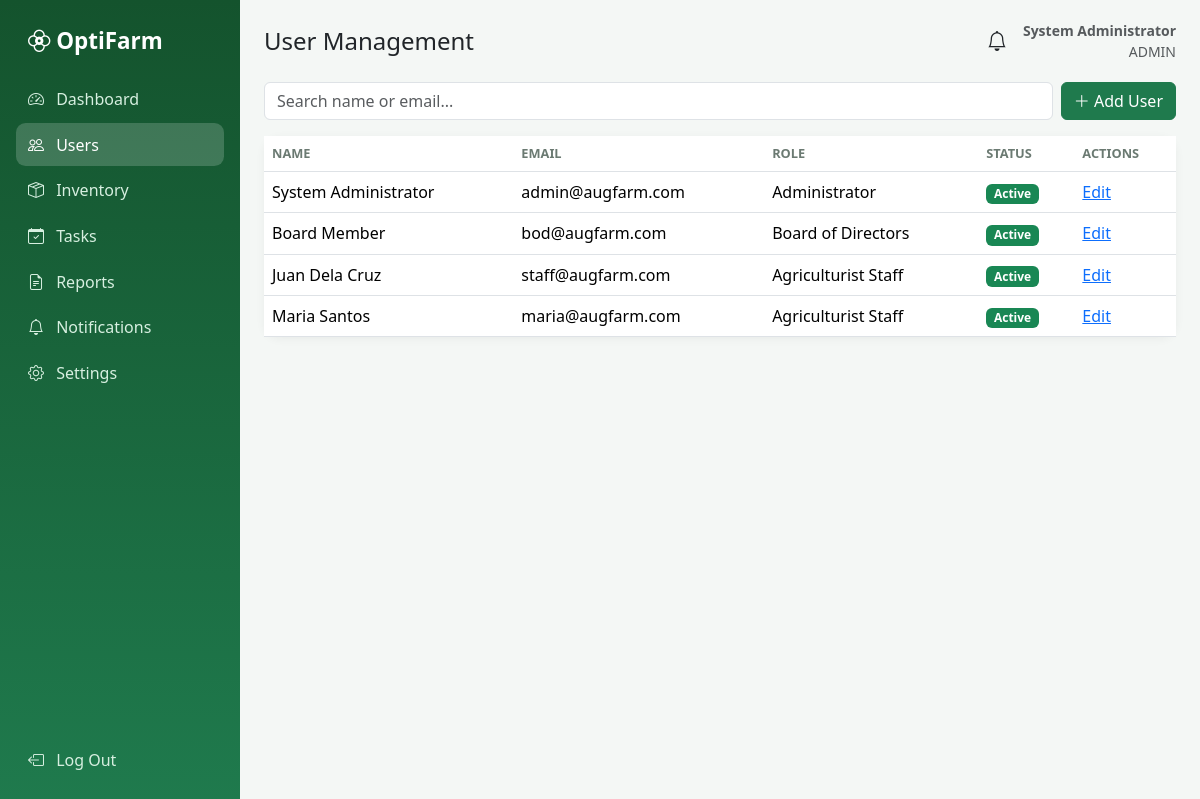
The page /admin/users.php (signed in) on the database its author committed.
### tables this page shows
CREATE TABLE users(id INT AUTO_INCREMENT PRIMARY KEY,name VARCHAR(100),email VARCHAR(120) UNIQUE,password VARCHAR(255),role ENUM('admin','bod','staff'),status ENUM('Active','Inactive') DEFAULT 'Active',created_at TIMESTAMP DEFAULT CURRENT_TIMESTAMP);

### admin/users.php (the view, shortened to what this page needs)
<?php require __DIR__.'/../inc/auth.php'; require __DIR__.'/../inc/layout.php'; need_role('admin');
$s=trim($_GET['s']??''); $list=rows("SELECT * FROM users WHERE name LIKE ? OR email LIKE ? ORDER BY id",["%$s%","%$s%"]);
$roles=['admin'=>'Administrator','staff'=>'Agriculturist Staff','bod'=>'Board of Directors'];
function userform($mode,$roles){ ?>
<?php }
top('User Management'); ?>
<div class="d-flex gap-2 mb-3"><form class="flex-grow-1"><input name="s" value="<?=e($s)?>" class="form-control" placeholder="Search name or email..."></form>
<button class="btn btn-primary" data-bs-toggle="modal" data-bs-target="#addM"><i class="bi bi-plus-lg"></i> Add User</button></div>
<div class="card"><div class="table-responsive"><table class="table align-middle mb-0"><thead><tr><th>Name</th><th>Email</th><th>Role</th><th>Status</th><th>Actions</th></tr></thead><tbody>
<?php foreach($list as $u):?><tr><td><?=e($u['name'])?></td><td><?=e($u['email'])?></td><td><?=e($roles[$u['role']])?></td><td><?=badge($u['status'])?></td>
<td><a href="#" class="edit" data-bs-toggle="modal" data-bs-target="#editM" data-u='<?=e(json_encode($u))?>'>Edit</a></td></tr><?php endforeach;?></tbody></table></div></div>
<?php $page_js='<script>document.querySelectorAll(".edit").forEach(a=>a.onclick=()=>{const u=JSON.parse(a.dataset.u);["id","name","email","role","status"].forEach(k=>document.getElementById("edit_"+k).value=u[k])})</script>'; bottom();

### inc/layout.php (shortened to what this page needs)
<?php
function top($title){
  $u=$_SESSION['user']; $b=BASE_URL;
  $menus=[
   'admin'=>[['Dashboard','admin/dashboard.php','bi-speedometer2'],['Users','admin/users.php','bi-people'],['Inventory','admin/inventory.php','bi-box-seam'],['Tasks','admin/tasks.php','bi-calendar-check'],['Reports','admin/reports.php','bi-file-earmark-text'],['Notifications','notifications.php','bi-bell'],['Settings','settings.php','bi-gear']],
   'bod'=>[['Executive Dashboard','bod/dashboard.php','bi-graph-up-arrow'],['Inventory Status','bod/inventory.php','bi-box-seam'],['Tasks','bod/tasks.php','bi-calendar-check'],['Analytics Insights','bod/analytics.php','bi-lightbulb'],['Notifications','notifications.php','bi-bell'],['Settings','settings.php','bi-gear']],
   'staff'=>[['Dashboard','staff/dashboard.php','bi-speedometer2'],['My Tasks','staff/tasks.php','bi-calendar-check'],['Field Reports','staff/reports.php','bi-clipboard-data'],['Notifications','notifications.php','bi-bell'],['Settings','settings.php','bi-gear']]];
  echo '<!doctype html><html lang="en"><head><meta charset="utf-8"><meta name="viewport" content="width=device-width,initial-scale=1">
  <title>'.e($title).' | OptiFarm</title>
  <link href="https://cdn.jsdelivr.net/npm/bootstrap@5.3.3/dist/css/bootstrap.min.css" rel="stylesheet">
  <link href="https://cdn.jsdelivr.net/npm/bootstrap-icons@1.11.3/font/bootstrap-icons.min.css" rel="stylesheet">
  <link href="'.$b.'/assets/style.css" rel="stylesheet"></head><body>
  <nav class="sidebar" id="sidebar"><div class="brand"><i class="bi bi-flower2"></i> OptiFarm</div><ul class="nav flex-column">';
  foreach($menus[$u['role']] as $m){ $on=(substr($_SERVER['SCRIPT_NAME'],-strlen($m[1]))===$m[1])?' active':'';
    echo '<li><a class="nav-link'.$on.'" href="'.$b.'/'.$m[1].'"><i class="bi '.$m[2].'"></i> '.$m[0].'</a></li>'; }
  echo '</ul><a class="nav-link logout" href="'.$b.'/logout.php"><i class="bi bi-box-arrow-left"></i> Log Out</a></nav>
  <main class="content"><div class="topbar"><button class="btn btn-light d-lg-none" onclick="document.getElementById(\'sidebar\').classList.toggle(\'show\')"><i class="bi bi-list"></i></button>
  <h4 class="m-0">'.e($title).'</h4><div class="ms-auto d-flex align-items-center gap-3"><a href="'.$b.'/notifications.php" class="text-dark fs-5"><i class="bi bi-bell"></i></a>
  <span class="small text-muted text-end"><b>'.e($u['name']).'</b><br>'.strtoupper(e($u['role'])).'</span></div></div>';
}
function bottom(){
  echo '</main><script src="https://cdn.jsdelivr.net/npm/bootstrap@5.3.3/dist/js/bootstrap.bundle.min.js"></script>
  <script src="https://cdn.jsdelivr.net/npm/chart.js@4"></script>'.($GLOBALS['page_js']??'').'</body></html>';
}

### config.php (shortened to what this page needs)
<?php
try {
  $pdo = new PDO('mysql:host='.DB_HOST.';dbname='.DB_NAME.';charset=utf8mb4',DB_USER,DB_PASS,
    [PDO::ATTR_ERRMODE=>PDO::ERRMODE_EXCEPTION, PDO::ATTR_DEFAULT_FETCH_MODE=>PDO::FETCH_ASSOC]);
} catch (PDOException $e) { die('Database connection failed. Import database.sql and check config.php'); }
function q($s,$p=[]){ global $pdo; $st=$pdo->prepare($s); $st->execute($p); return $st; }
function rows($s,$p=[]){ return q($s,$p)->fetchAll(); }
function e($v){ return htmlspecialchars((string)$v,ENT_QUOTES,'UTF-8'); }
function badge($s){
  $c=['Good'=>'success','Completed'=>'success','Active'=>'success','Low Stock'=>'warning','In Progress'=>'info','Pending'=>'warning',
      'Expired'=>'danger','Inactive'=>'secondary','High'=>'danger','Medium'=>'warning','Low'=>'secondary'];
  return '<span class="badge text-bg-'.($c[$s]??'secondary').'">'.e($s).'</span>';
}

### assets/style.css (style rules this page uses)
:root { --g:#1f7a4d;--gd:#14532d;--bg:#f4f7f5 }
body { background:var(--bg);font-family:'Segoe UI',system-ui,sans-serif }
.sidebar { position:fixed;inset:0 auto 0 0;width:240px;background:linear-gradient(180deg,#14532d,#1f7a4d);padding:1rem;display:flex;flex-direction:column;z-index:100;transition:.2s }
.sidebar .brand { color:#fff;font-size:1.4rem;font-weight:700;padding:.5rem .75rem 1.25rem }
.sidebar .nav-link { color:#d7efe0;border-radius:.6rem;padding:.6rem .75rem;margin-bottom:.15rem }
.sidebar .nav-link:hover,.sidebar .nav-link.active { background:rgba(255,255,255,.18);color:#fff }
.sidebar .nav-link i { margin-right:.5rem }
.sidebar .logout { margin-top:auto }
.content { margin-left:240px;padding:1.25rem 1.5rem }
.topbar { display:flex;align-items:center;gap:.75rem;margin-bottom:1.25rem }
.card { border:0;border-radius:1rem;box-shadow:0 2px 10px rgba(0,0,0,.05) }
.btn-primary { background:var(--g);border-color:var(--g) }
.table thead th { font-size:.8rem;text-transform:uppercase;color:#6b7a72 }

### rows shown on the page
users: name "System Administrator", role "ADMIN", email "admin@augfarm.com", role "Administrator", status "Active"
users: name "Board Member", email "bod@augfarm.com", role "Board of Directors", status "Active"
users: name "Juan Dela Cruz", email "staff@augfarm.com", role "Agriculturist Staff", status "Active"
users: name "Maria Santos", email "maria@augfarm.com", role "Agriculturist Staff", status "Active"

### other values the page prints
$m[0] "Dashboard"
$m[0] "Users"
$m[0] "Inventory"
$m[0] "Tasks"
$m[0] "Reports"
$m[0] "Notifications"
$m[0] "Settings"
$title "User Management"
